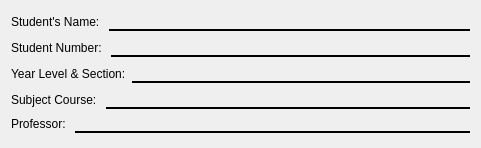
      <widget class="QWidget" name="layoutWidget_18">
       <property name="geometry">
        <rect>
         <x>10</x>
         <y>160</y>
         <width>481</width>
         <height>148</height>
        </rect>
       </property>
       <layout class="QVBoxLayout" name="verticalLayout_10">
        <item>
         <layout class="QHBoxLayout" name="horizontalLayout_23">
          <item>
           <widget class="QLabel" name="label_38">
            <property name="styleSheet">
             <string notr="true">font: 700 12pt &quot;Palatino Linotype&quot;;</string>
            </property>
            <property name="text">
             <string>Student's Name: </string>
            </property>
           </widget>
          </item>
          <item>
           <widget class="QLineEdit" name="lineEdit_studentNameBF_2">
            <property name="styleSheet">
             <string notr="true">QLineEdit {
	background-color: transparent;
    border: none;
    border-bottom: 2px solid black;
	font: 12pt &quot;Lucida Fax&quot;;
}
QLineEdit:focus {
   border-bottom: 2px solid black;
}
                           </string>
            </property>
           </widget>
          </item>
         </layout>
        </item>
        <item>
         <layout class="QHBoxLayout" name="horizontalLayout_24">
          <item>
           <widget class="QLabel" name="label_39">
            <property name="styleSheet">
             <string notr="true">font: 700 12pt &quot;Palatino Linotype&quot;;</string>
            </property>
            <property name="text">
             <string>Student Number: </string>
            </property>
           </widget>
          </item>
          <item>
           <widget class="QLineEdit" name="lineEdit_studentNumberBF_2">
            <property name="styleSheet">
             <string notr="true">QLineEdit {
	background-color: transparent;
    border: none;
    border-bottom: 2px solid black;
	font: 12pt &quot;Lucida Fax&quot;;
}
QLineEdit:focus {
   border-bottom: 2px solid black;
}
                           </string>
            </property>
           </widget>
          </item>
         </layout>
        </item>
        <item>
         <layout class="QHBoxLayout" name="horizontalLayout_25">
          <item>
           <widget class="QLabel" name="label_40">
            <property name="styleSheet">
             <string notr="true">font: 700 12pt &quot;Palatino Linotype&quot;;</string>
            </property>
            <property name="text">
             <string>Year Level &amp; Section:</string>
            </property>
           </widget>
          </item>
          <item>
           <widget class="QLineEdit" name="lineEdit_yearSectionBF_2">
            <property name="styleSheet">
             <string notr="true">QLineEdit {
	background-color: transparent;
    border: none;
    border-bottom: 2px solid black;
	font: 12pt &quot;Lucida Fax&quot;;
}
QLineEdit:focus {
   border-bottom: 2px solid black;
}
                           </string>
            </property>
           </widget>
          </item>
         </layout>
        </item>
        <item>
         <layout class="QVBoxLayout" name="verticalLayout_11">
          <item>
           <layout class="QHBoxLayout" name="horizontalLayout_26">
            <item>
             <widget class="QLabel" name="label_34">
              <property name="styleSheet">
               <string notr="true">font: 700 12pt &quot;Palatino Linotype&quot;;</string>
              </property>
              <property name="text">
               <string>Subject Course: </string>
              </property>
             </widget>
            </item>
            <item>
             <widget class="QLineEdit" name="lineEdit_subjectCourseBF_2">
              <property name="styleSheet">
               <string notr="true">QLineEdit {
	background-color: transparent;
    border: none;
    border-bottom: 2px solid black;
	font: 12pt &quot;Lucida Fax&quot;;
}
QLineEdit:focus {
   border-bottom: 2px solid black;
}
                           </string>
              </property>
             </widget>
            </item>
           </layout>
          </item>
          <item>
           <layout class="QHBoxLayout" name="horizontalLayout_27">
            <item>
             <widget class="QLabel" name="label_36">
              <property name="styleSheet">
               <string notr="true">font: 700 12pt &quot;Palatino Linotype&quot;;</string>
              </property>
              <property name="text">
               <string>Professor: </string>
              </property>
             </widget>
            </item>
            <item>
             <widget class="QLineEdit" name="lineEdit_professorBF_2">
              <property name="styleSheet">
               <string notr="true">QLineEdit {
	background-color: transparent;
    border: none;
    border-bottom: 2px solid black;
	font: 12pt &quot;Lucida Fax&quot;;
}
QLineEdit:focus {
   border-bottom: 2px solid black;
}
                           </string>
              </property>
             </widget>
            </item>
           </layout>
          </item>
         </layout>
        </item>
       </layout>
      </widget>
